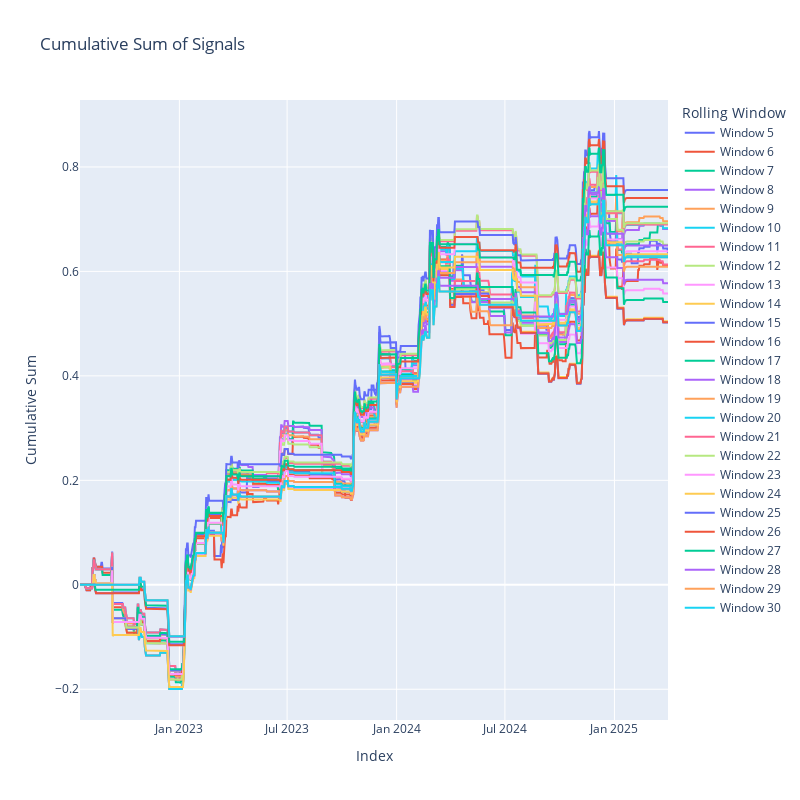

The cell this chart's notebook holds for it:
### Code cell
fig = go.Figure()

# Loop through window sizes
for win in range(5, 31, 1):
    df['max'] = df['Close'].rolling(win).max()
    df['signal'] = (df['Close'] == df['max']).astype(int)
    df['sums'] = (df['signal'] * df['target']).cumsum()
    
    # Add trace for each window size
    fig.add_trace(go.Scatter(y=df['sums'], mode='lines', name=f'Window {win}', x=df.index))

# Update layout
fig.update_layout(
    title='Cumulative Sum of Signals',
    xaxis_title='Index',
    yaxis_title='Cumulative Sum',
    legend_title='Rolling Window',
    height=800,
    width=800

)

# Show the figure
fig.show()

### Figure 1 — Plotly figure (JSON) as saved in the notebook; plotly's stock layout.template omitted (floating-point values rounded to 4 significant figures; data arrays with more than 128 entries replaced by an {"elided": "..."} marker saying what was removed)
{"data": [{"mode": "lines", "name": "Window 5", "type": "scatter", "x": {"elided": "989 str values"}, "y": {"elided": "989 float values"}}, {"mode": "lines", "name": "Window 6", "type": "scatter", "x": {"elided": "989 str values"}, "y": {"elided": "989 float values"}}, {"mode": "lines", "name": "Window 7", "type": "scatter", "x": {"elided": "989 str values"}, "y": {"elided": "989 float values"}}, {"mode": "lines", "name": "Window 8", "type": "scatter", "x": {"elided": "989 str values"}, "y": {"elided": "989 float values"}}, {"mode": "lines", "name": "Window 9", "type": "scatter", "x": {"elided": "989 str values"}, "y": {"elided": "989 float values"}}, {"mode": "lines", "name": "Window 10", "type": "scatter", "x": {"elided": "989 str values"}, "y": {"elided": "989 float values"}}, {"mode": "lines", "name": "Window 11", "type": "scatter", "x": {"elided": "989 str values"}, "y": {"elided": "989 float values"}}, {"mode": "lines", "name": "Window 12", "type": "scatter", "x": {"elided": "989 str values"}, "y": {"elided": "989 float values"}}, {"mode": "lines", "name": "Window 13", "type": "scatter", "x": {"elided": "989 str values"}, "y": {"elided": "989 float values"}}, {"mode": "lines", "name": "Window 14", "type": "scatter", "x": {"elided": "989 str values"}, "y": {"elided": "989 float values"}}, {"mode": "lines", "name": "Window 15", "type": "scatter", "x": {"elided": "989 str values"}, "y": {"elided": "989 float values"}}, {"mode": "lines", "name": "Window 16", "type": "scatter", "x": {"elided": "989 str values"}, "y": {"elided": "989 float values"}}, {"mode": "lines", "name": "Window 17", "type": "scatter", "x": {"elided": "989 str values"}, "y": {"elided": "989 float values"}}, {"mode": "lines", "name": "Window 18", "type": "scatter", "x": {"elided": "989 str values"}, "y": {"elided": "989 float values"}}, {"mode": "lines", "name": "Window 19", "type": "scatter", "x": {"elided": "989 str values"}, "y": {"elided": "989 float values"}}, {"mode": "lines", "name": "Window 20", "type": "scatter", "x": {"elided": "989 str values"}, "y": {"elided": "989 float values"}}, {"mode": "lines", "name": "Window 21", "type": "scatter", "x": {"elided": "989 str values"}, "y": {"elided": "989 float values"}}, {"mode": "lines", "name": "Window 22", "type": "scatter", "x": {"elided": "989 str values"}, "y": {"elided": "989 float values"}}, {"mode": "lines", "name": "Window 23", "type": "scatter", "x": {"elided": "989 str values"}, "y": {"elided": "989 float values"}}, {"mode": "lines", "name": "Window 24", "type": "scatter", "x": {"elided": "989 str values"}, "y": {"elided": "989 float values"}}, {"mode": "lines", "name": "Window 25", "type": "scatter", "x": {"elided": "989 str values"}, "y": {"elided": "989 float values"}}, {"mode": "lines", "name": "Window 26", "type": "scatter", "x": {"elided": "989 str values"}, "y": {"elided": "989 float values"}}, {"mode": "lines", "name": "Window 27", "type": "scatter", "x": {"elided": "989 str values"}, "y": {"elided": "989 float values"}}, {"mode": "lines", "name": "Window 28", "type": "scatter", "x": {"elided": "989 str values"}, "y": {"elided": "989 float values"}}, {"mode": "lines", "name": "Window 29", "type": "scatter", "x": {"elided": "989 str values"}, "y": {"elided": "989 float values"}}, {"mode": "lines", "name": "Window 30", "type": "scatter", "x": {"elided": "989 str values"}, "y": {"elided": "989 float values"}}], "layout": {"height": 800, "legend": {"title": {"text": "Rolling Window"}}, "title": {"text": "Cumulative Sum of Signals"}, "width": 800, "xaxis": {"title": {"text": "Index"}}, "yaxis": {"title": {"text": "Cumulative Sum"}}}}
